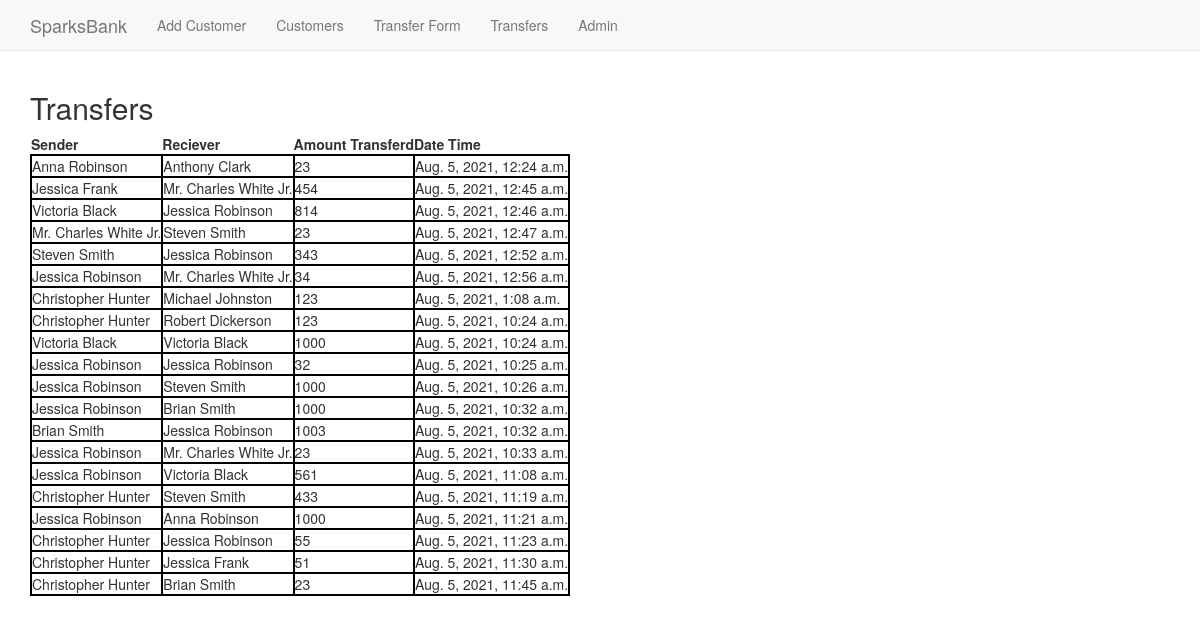
Page /basicapp/transfer/ on the earlier database version.
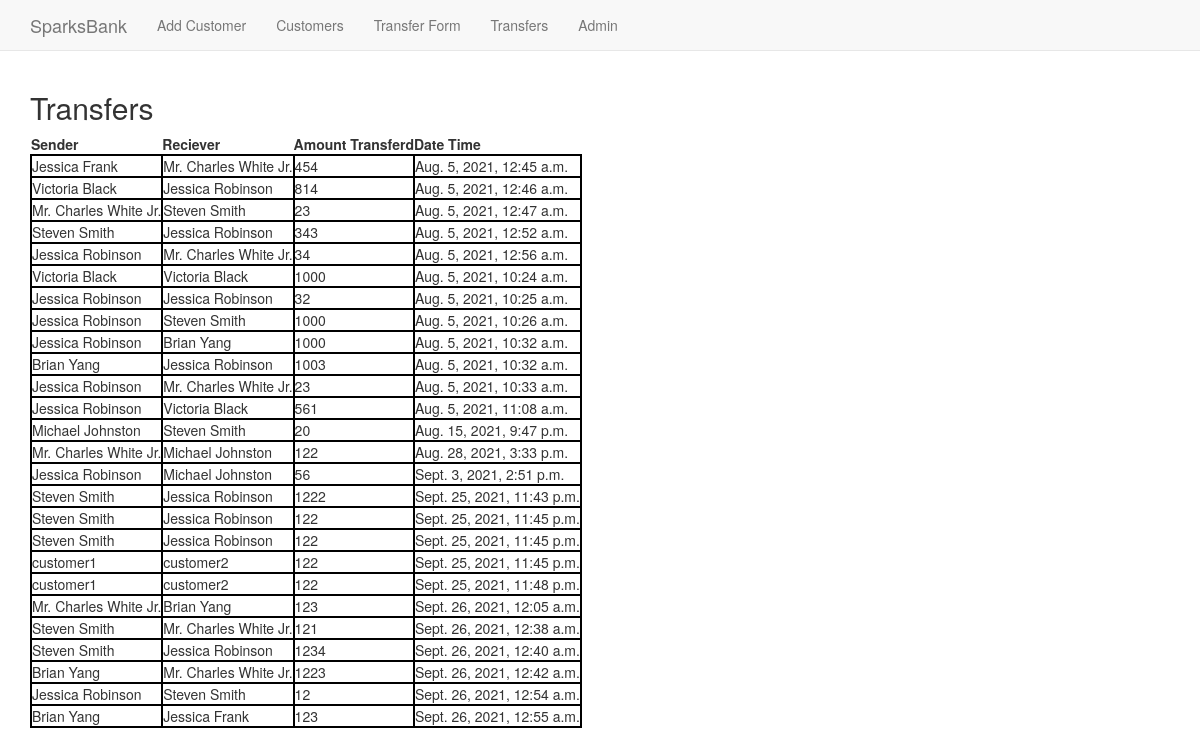
Same page on the later database version.
### basicapp/models.py (models this page shows, shortened)
class Transfers(models.Model):
    sender_name = models.ForeignKey(Customers, related_name='from_sender',on_delete= models.CASCADE)
    reciever_name = models.ForeignKey(Customers, related_name='to_reciever',on_delete= models.CASCADE)
    amount = models.IntegerField()
    date = models.DateTimeField(auto_now_add=True)

class Customers(models.Model):
    name = models.CharField(max_length=30,unique=True)
    email = models.EmailField(unique=True)
    balance = models.IntegerField()
    def __str__(self):
        return self.name

### basicapp/views.py (the view)
# urls.py: path('transfer/',views.TransfersListView.as_view(),name='transfers'),
class TransfersListView(ListView):
    context_object_name='transfer'
    model=Transfers
    ordering = ['date']

### basicapp/templates/basicapp/transfers_list.html
<!DOCTYPE html>
{%extends "basicapp/basicapp_base.html"%}
  {%block body_block%}
  <h2>Transfers</h2>
  <div class="customers">
    {% if trans %}
      <table>
        <thead>
          <th>Sender</th>
          <th>Reciever</th>
          <th>Amount Transferd</th>
          <th>Date Time</th>
        </thead>
        {% for i in trans %}
        <tr>
          <td>{{i.sender_name}}</td>
          <td>{{i.reciever_name}}</td>
          <td>{{i.amount}}</td>
          <td>{{i.date}}</td>
        </tr>
        {% endfor %}
      </table>
    {% else %}
        <table>
            <thead>
            <th>Sender</th>
            <th>Reciever</th>
            <th>Amount Transferd</th>
            <th>Date Time</th>
            </thead>
            {% for i in transfer %}
            <tr>
            <td>{{i.sender_name}}</td>
            <td>{{i.reciever_name}}</td>
            <td>{{i.amount}}</td>
            <td>{{i.date}}</td>
            </tr>
            {% endfor %}
        </table>
    {% endif %}
  </div>
  {%endblock%}

### basicapp/templates/basicapp/basicapp_base.html (shortened to what this page needs)
<!DOCTYPE html>
{% load static %}
<html lang="en" dir="ltr">
  <head>
    <link rel="stylesheet" href="https://maxcdn.bootstrapcdn.com/bootstrap/3.3.7/css/bootstrap.min.css">
    <link rel="stylesheet" href="{% static "css/mystyle.css"%}">
  </head>
  <body>
    <nav class="navbar navbar-default navbar-static-top">
      <div class="container">
        <ul class="nav navbar-nav">
          <li> <a class="navbar-brand" href="{%url 'basicapp:index'%}">SparksBank</a></li>
          <li> <a class="navbar-link" href="{%url 'basicapp:create'%}">Add Customer</a></li>
          <li> <a class="navbar-link" href="{%url 'basicapp:customers'%}">Customers</a></li>
          <li> <a class="navbar-link" href="{%url 'basicapp:formpage'%}">Transfer Form</a></li>
          <li> <a class="navbar-link" href="{%url 'basicapp:transfers'%}">Transfers</a> </li>
          <li> <a class="navbar-link" href="{%url 'admin:index' %}">Admin</a></li>
        </ul>
      </div>
    </nav>
    <div class="container">
        {%block body_block%}{%endblock%}
    </div>
  </body>
</html>

### static/css/mystyle.css (style rules this page uses)
td { border: 2px solid black; }

Differences in the rows shown:
removed Transfers: sender_name "Anna Robinson", reciever_name "Anthony Clark", amount "23", date "Aug. 5, 2021, 12:24 a.m."
removed Transfers: sender_name "Christopher Hunter", reciever_name "Michael Johnston", amount "123", date "Aug. 5, 2021, 1:08 a.m."
removed Transfers: sender_name "Christopher Hunter", reciever_name "Robert Dickerson", amount "123", date "Aug. 5, 2021, 10:24 a.m."
removed Transfers: sender_name "Christopher Hunter", reciever_name "Steven Smith", amount "433", date "Aug. 5, 2021, 11:19 a.m."
removed Transfers: sender_name "Jessica Robinson", reciever_name "Anna Robinson", amount "1000", date "Aug. 5, 2021, 11:21 a.m."
removed Transfers: sender_name "Christopher Hunter", reciever_name "Jessica Robinson", amount "55", date "Aug. 5, 2021, 11:23 a.m."
removed Transfers: sender_name "Christopher Hunter", reciever_name "Jessica Frank", amount "51", date "Aug. 5, 2021, 11:30 a.m."
removed Transfers: sender_name "Christopher Hunter", reciever_name "Brian Smith", amount "23", date "Aug. 5, 2021, 11:45 a.m."
changed through a linked row, Transfers (number 9 of 26 on the later page): reciever_name "Brian Smith" → "Brian Yang"
changed through a linked row, Transfers (number 10 of 26 on the later page): sender_name "Brian Smith" → "Brian Yang"
added Transfers: sender_name "Michael Johnston", reciever_name "Steven Smith", amount "20", date "Aug. 15, 2021, 9:47 p.m."
added Transfers: sender_name "Mr. Charles White Jr.", reciever_name "Michael Johnston", amount "122", date "Aug. 28, 2021, 3:33 p.m."
added Transfers: sender_name "Jessica Robinson", reciever_name "Michael Johnston", amount "56", date "Sept. 3, 2021, 2:51 p.m."
added Transfers: sender_name "Steven Smith", reciever_name "Jessica Robinson", amount "1222", date "Sept. 25, 2021, 11:43 p.m."
added Transfers: sender_name "Steven Smith", reciever_name "Jessica Robinson", amount "122", date "Sept. 25, 2021, 11:45 p.m."
added Transfers: sender_name "Steven Smith", reciever_name "Jessica Robinson", amount "122", date "Sept. 25, 2021, 11:45 p.m."
added Transfers: sender_name "customer1", reciever_name "customer2", amount "122", date "Sept. 25, 2021, 11:45 p.m."
added Transfers: sender_name "customer1", reciever_name "customer2", amount "122", date "Sept. 25, 2021, 11:48 p.m."
added Transfers: sender_name "Mr. Charles White Jr.", reciever_name "Brian Yang", amount "123", date "Sept. 26, 2021, 12:05 a.m."
added Transfers: sender_name "Steven Smith", reciever_name "Mr. Charles White Jr.", amount "121", date "Sept. 26, 2021, 12:38 a.m."
added Transfers: sender_name "Steven Smith", reciever_name "Jessica Robinson", amount "1234", date "Sept. 26, 2021, 12:40 a.m."
added Transfers: sender_name "Brian Yang", reciever_name "Mr. Charles White Jr.", amount "1223", date "Sept. 26, 2021, 12:42 a.m."
added Transfers: sender_name "Jessica Robinson", reciever_name "Steven Smith", amount "12", date "Sept. 26, 2021, 12:54 a.m."
added Transfers: sender_name "Brian Yang", reciever_name "Jessica Frank", amount "123", date "Sept. 26, 2021, 12:55 a.m."
